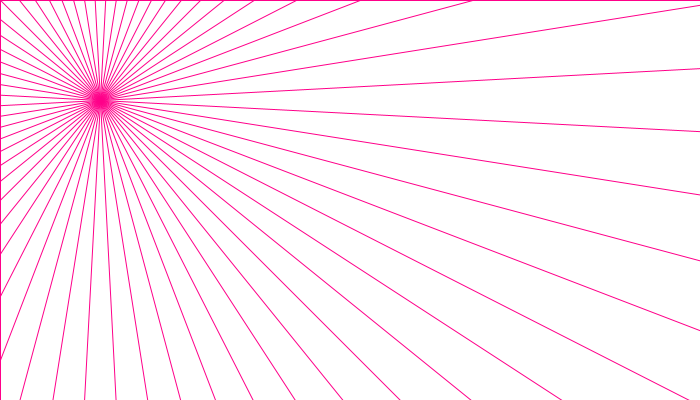
Frame 1 (no input)
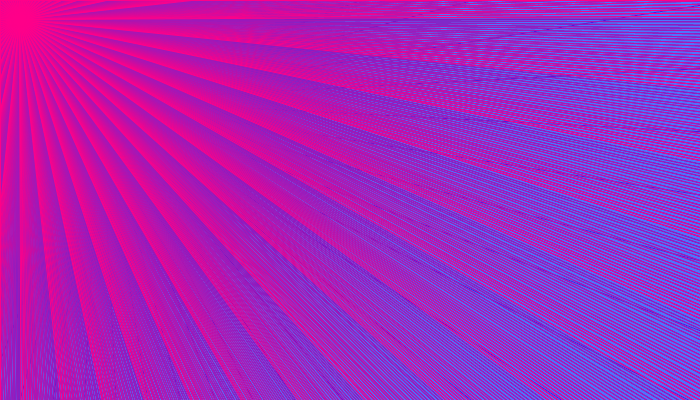
Frame 60 (the mouse pressed at the canvas centre just before this capture)
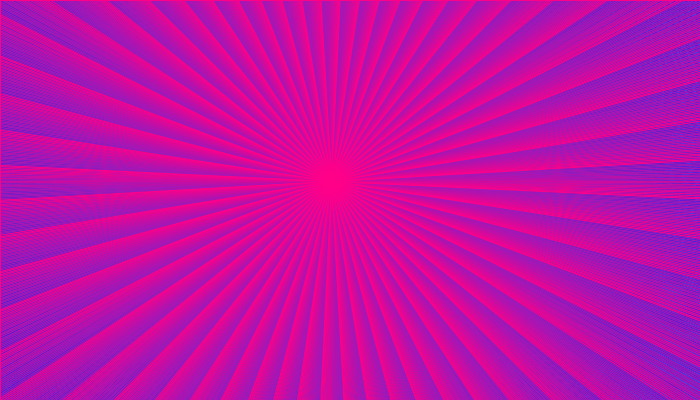
Frame 120 (the mouse held since frame 60 and released just before this capture)

The Processing sketch that drew these frames (run headless with seeded random() and noise(); from frame 60 on, the mouse is pressed at the canvas centre):

// Processing sketch: processing_36371
// ── processing_36371.pde

int xpos = 100;
int ypos = 100;
int ease = 20;
float rotation = 0;
float spin = 0;

void mousePressed(){
  setup();
}
 
void setup() {
 
  size(700, 400);
  background(0);
  stroke (255, 0, 137);
  strokeWeight(1);
}
void draw() {
  rect (0, 0, 700, 400);
  fill (0, 34, 255, 5);
  
  if (mouseX < 700) {
  }
  rotation = 0;
  translate(xpos, ypos);
  rotate(radians(spin));
  spin = spin +0.25;
   
  while(rotation<360){
    pushMatrix();
     
    rotate (radians(rotation));
    point (0, 0);
    line (0, 0, 600, 600);
     
    rotation = rotation+6;
    xpos = xpos + (mouseX - xpos)/ease;
      ypos = ypos + (mouseY - ypos)/ease;
      
      if(mousePressed && (mouseButton == RIGHT)){
        stroke(255, 255, 0);
      }else{
        stroke (255, 0, 137);
      }
      
    popMatrix();
  }
  
}
